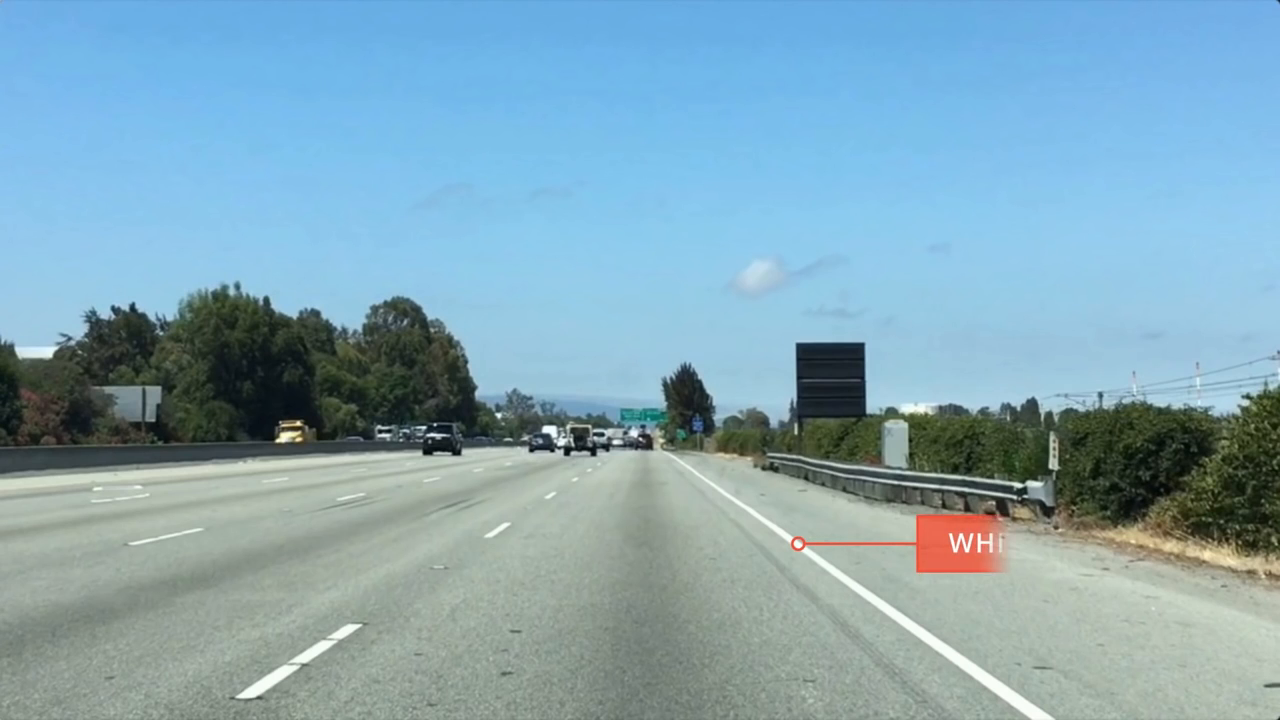
#> input picture frame 134 of dia_1/code/03. color selection-bNOWJ9wdmhk.mp4, 1280 x 720 px
$ python main_on_video.py
#> lines starting #> are read from the running program, lines starting #| are printed output that depends on the picture; after the words box and inside, x2 and y2 are one past the last pixel; in counts of white or black regions, pixels touching at a corner belong together
import numpy as np
import cv2


red_threshold = 55
green_threshold = 55
blue_threshold = 200

cap = cv2.VideoCapture('03. color selection-bNOWJ9wdmhk.mp4')

while True:
    ret, image = cap.read()
#> image is the input picture: shape (720, 1280, 3); mean B, G, R 181.1, 166.6, 131.5
    print(image)
#> (printed output is left out)

    if ret:
        color_select = np.copy(image)

        rgb_threshold = [red_threshold, green_threshold, blue_threshold]

        # Identify pixels below the threshold
        thresholds = (image[:,:,0] < rgb_threshold[0]) | (image[:,:,1] < rgb_threshold[1]) | (image[:,:,2] < rgb_threshold[2])
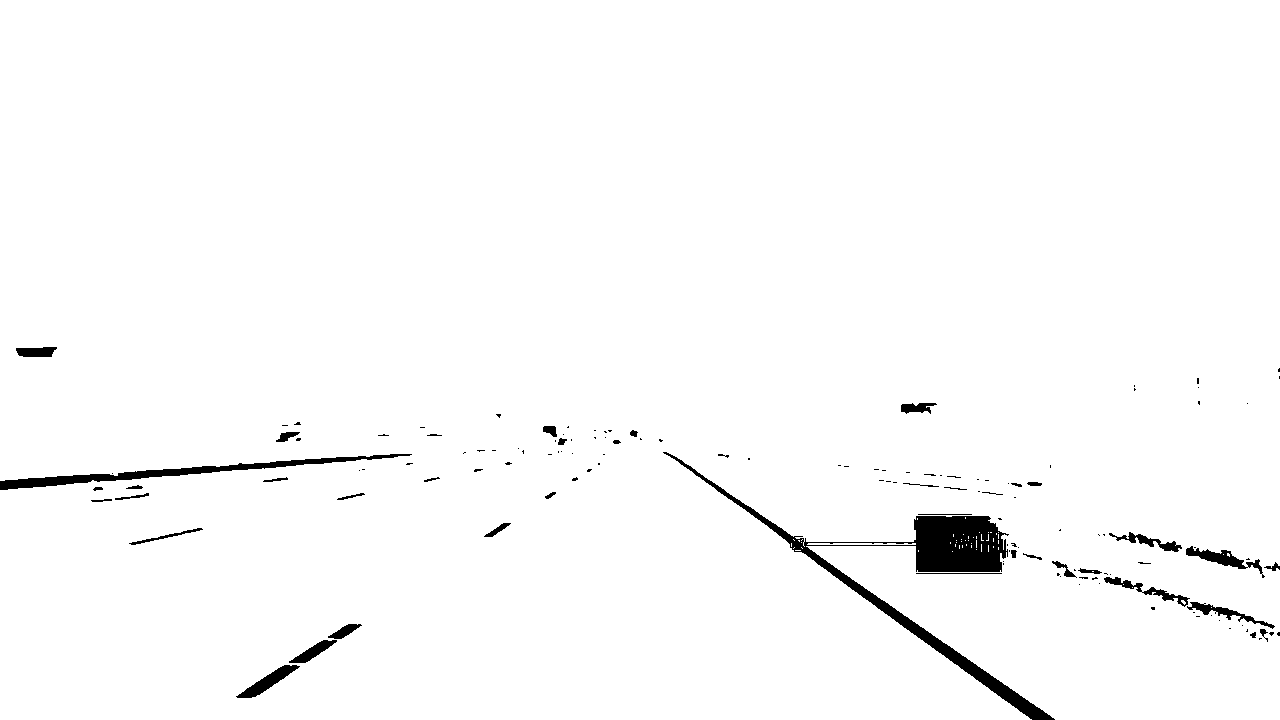
#> thresholds: shape (720, 1280) bool; 98.1% white; 137 black regions (95 under 20 px), largest, box (x1, y1, x2, y2) and area: (663, 452, 1055, 720) 8791, (0, 454, 412, 490) 2572, (1186, 546, 1265, 578) 673

        color_select[thresholds] = [0,0,0]
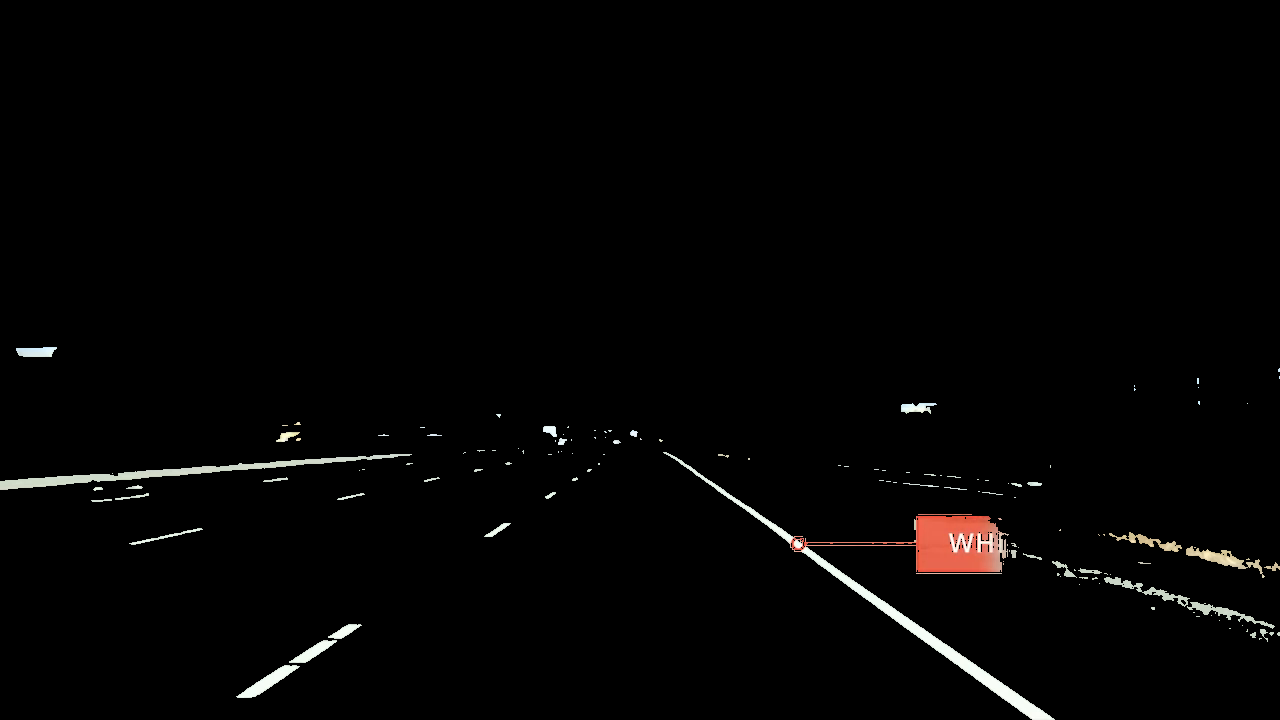
#> color_select: shape (720, 1280, 3); mean B, G, R 3.5, 3.8, 4.3

        if cv2.waitKey(1) & 0xFF == ord('q'):
#> (key q is pressed here)
            break
        cv2.imshow('Cap', color_select)

cap.release()
cv2.destroyAllWindows()

$ run again, starting later in the video
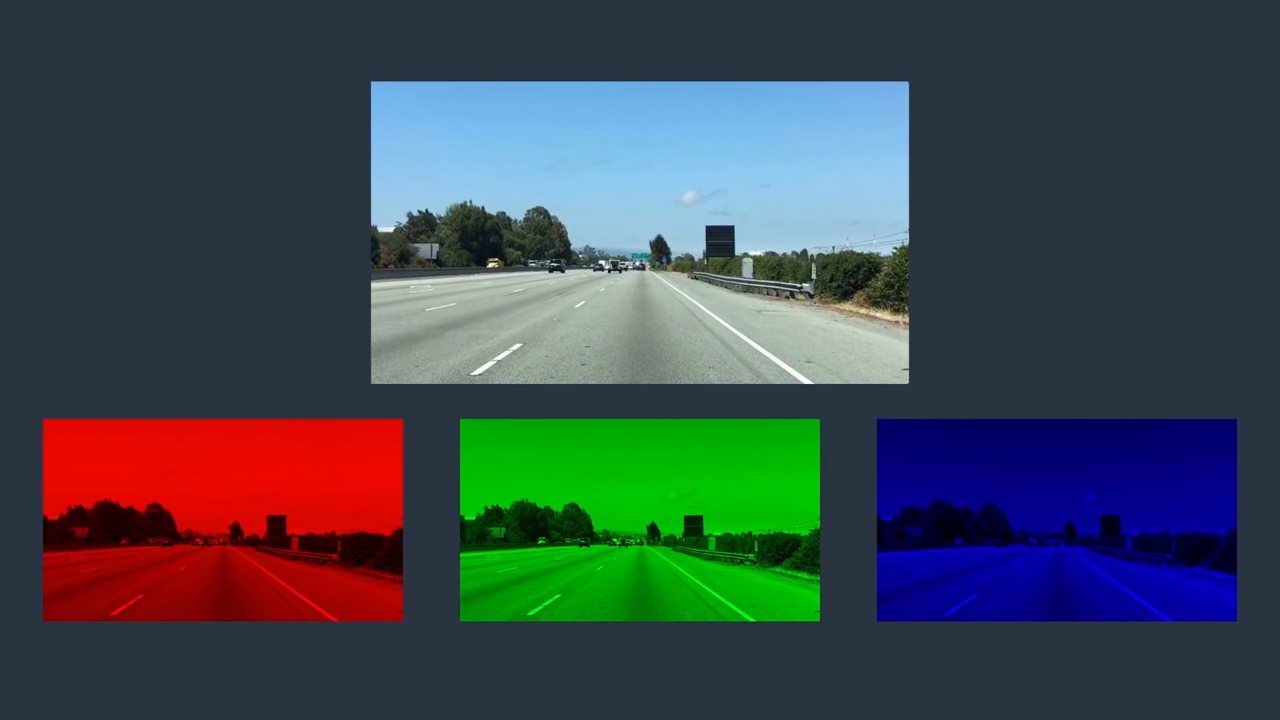
#> input picture frame 603 of dia_1/code/03. color selection-bNOWJ9wdmhk.mp4, 1280 x 720 px
#> image is the input picture: shape (720, 1280, 3); mean B, G, R 79, 72.9, 60.9
#> (printed output is left out)
#> `thresholds = (image[:,:,0] < rgb_threshold[0]) | (image[:,:,1] < rgb_t..`:
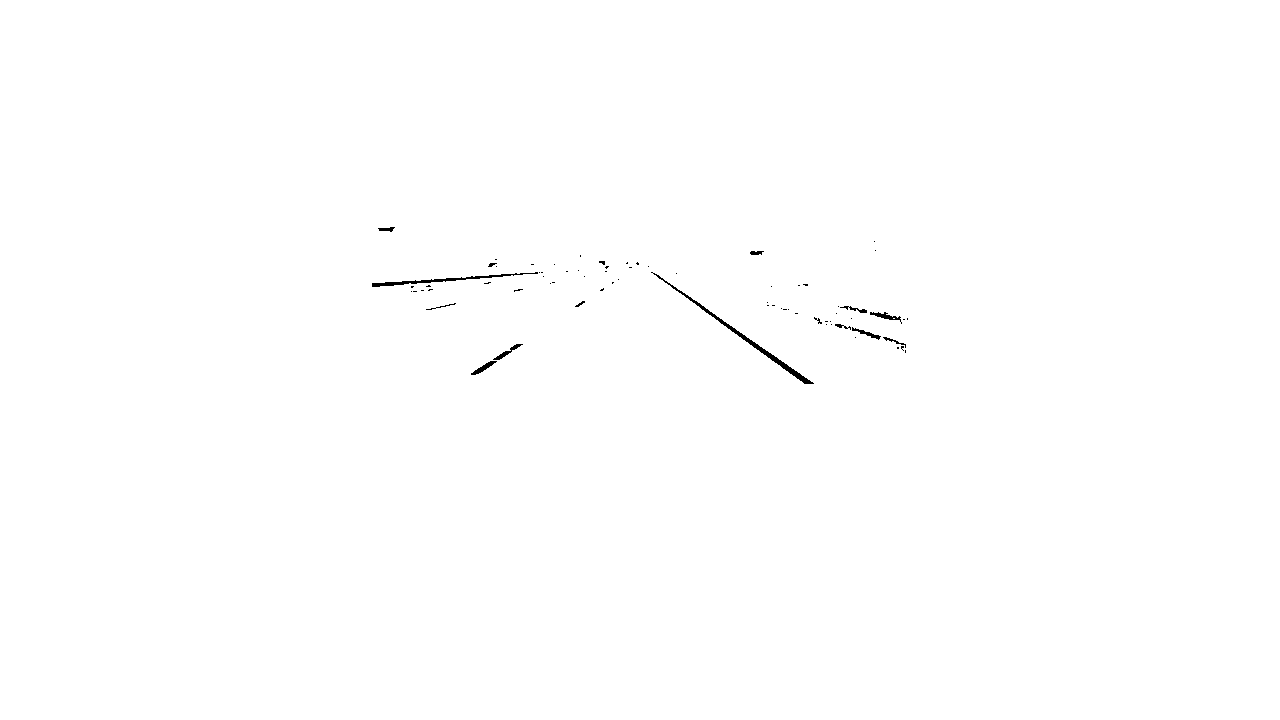
#> thresholds: shape (720, 1280) bool; 99.8% white; 72 black regions (57 under 20 px), largest, box (x1, y1, x2, y2) and area: (651, 272, 814, 384) 694, (372, 272, 538, 287) 421, (870, 312, 902, 324) 120
#> `color_select[thresholds] = [0,0,0]`:
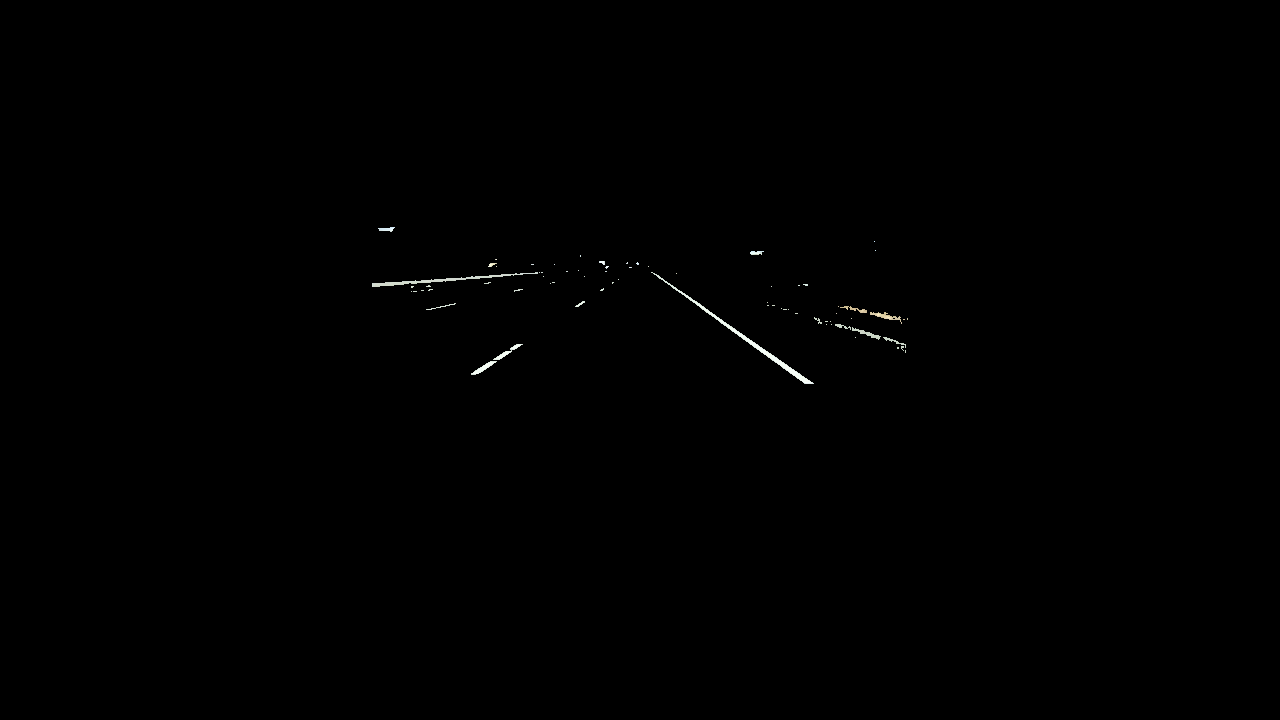
#> color_select: shape (720, 1280, 3); mean B, G, R 0.5, 0.5, 0.5
